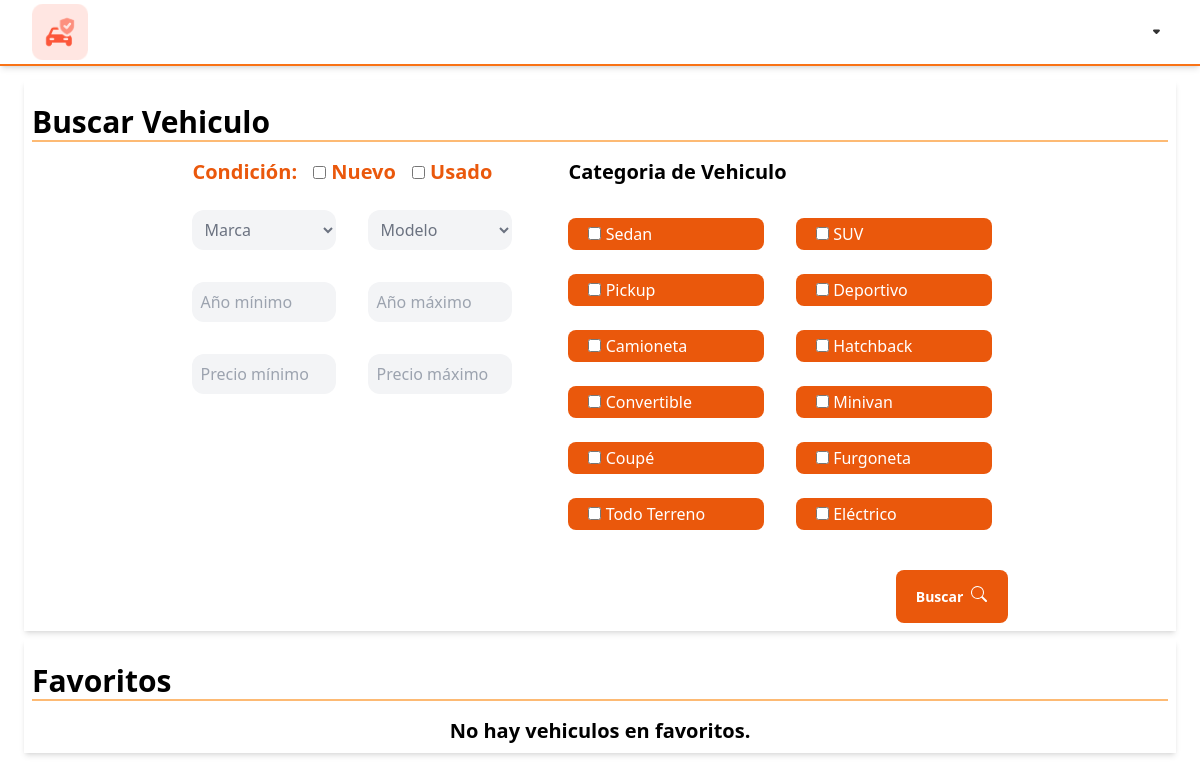
/pages/home.php, run on an earlier commit of the app's database.
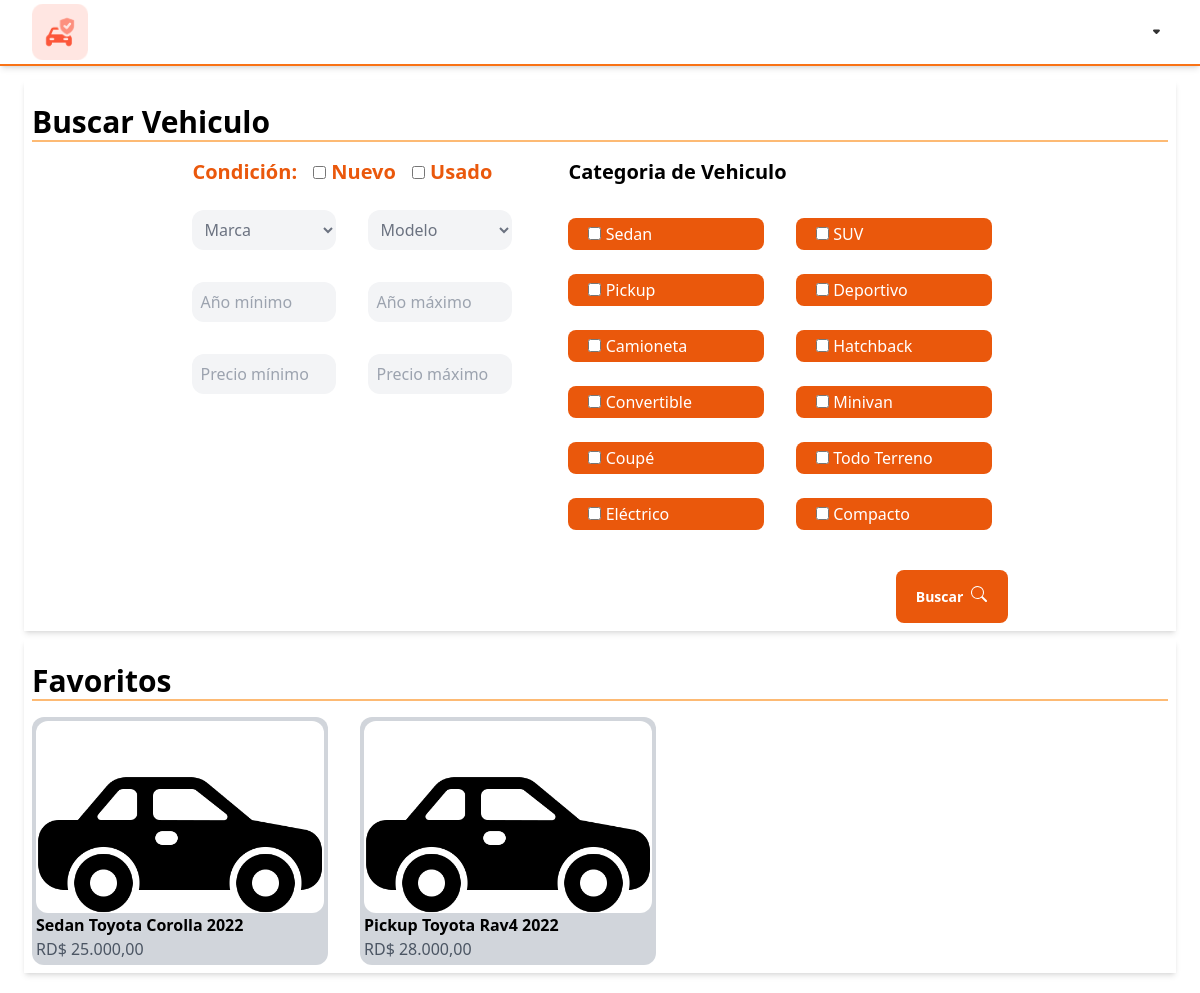
And on a later commit of the database.
### tables this page shows
CREATE TABLE IF NOT EXISTS `vehiculo_categoria` (
  `idVehiculo_Categoria` int NOT NULL AUTO_INCREMENT,
  `nombre_Categoria` varchar(45) NOT NULL,
  PRIMARY KEY (`idVehiculo_Categoria`)
);

CREATE TABLE IF NOT EXISTS `favoritos` (
  `idFavorito` int NOT NULL AUTO_INCREMENT,
  `idUsuario` int DEFAULT NULL,
  `idVehiculo` int DEFAULT NULL,
  PRIMARY KEY (`idFavorito`),
  KEY `idUsuario` (`idUsuario`),
  KEY `idVehiculo` (`idVehiculo`)
);

CREATE TABLE IF NOT EXISTS `vehiculos_marcas` (
  `idVehiculos_Marca` int NOT NULL AUTO_INCREMENT,
  `marca_nombre` varchar(45) NOT NULL,
  PRIMARY KEY (`idVehiculos_Marca`),
  UNIQUE KEY `marca_nombre_UNIQUE` (`marca_nombre`)
);

CREATE TABLE IF NOT EXISTS `vehiculos_modelos` (
  `idVehiculos_Modelos` int NOT NULL AUTO_INCREMENT,
  `Modelo_nombre` varchar(45) NOT NULL,
  `marca` int NOT NULL,
  PRIMARY KEY (`idVehiculos_Modelos`),
  UNIQUE KEY `idVehiculos_Modelos_UNIQUE` (`idVehiculos_Modelos`),
  UNIQUE KEY `Modelo_nombre_UNIQUE` (`Modelo_nombre`),
  KEY `marca` (`marca`)
);

CREATE TABLE IF NOT EXISTS `vehiculos_venta` (
  `idVehiculos_Venta` int NOT NULL AUTO_INCREMENT,
  `precio` float NOT NULL,
  `millage` float NOT NULL,
  `fecha_adquisicion` date NOT NULL,
  `year` varchar(45) NOT NULL,
  `vehiculo_modelo` int DEFAULT NULL,
  `vehiculo_Categoria` int NOT NULL,
  `nuevo` tinyint(1) NOT NULL DEFAULT '1',
  `image` varchar(100) NOT NULL,
  PRIMARY KEY (`idVehiculos_Venta`),
  UNIQUE KEY `vehiculo_modelo_UNIQUE` (`vehiculo_modelo`),
  KEY `categoria_idx` (`vehiculo_Categoria`)
);

### pages/home.php (the view, shortened to what this page needs)
<?php session_start();
require("../php/connection.php");
$categoria = $mysqli->query("SELECT * FROM `vehiculo_categoria`");
$favoritos = $mysqli->query("select * from favoritos left join vehiculos_venta on favoritos.idVehiculo = vehiculos_venta.idVehiculos_Venta left JOIN vehiculos_modelos on idVehiculos_Modelos = vehiculo_modelo  join vehiculos_marcas on vehiculos_modelos.marca = vehiculos_marcas.idVehiculos_Marca join vehiculo_categoria on vehiculos_venta.vehiculo_Categoria = vehiculo_categoria.idVehiculo_Categoria");
?>
<!DOCTYPE html>
<html lang="en">
<head>
    <link href="../css/output.css" rel="stylesheet">
    <link href="../css/input.css" rel="stylesheet">
</head>
<body>
    <div class="w-screen">
        <?php include "./nav.php" ?>
        <form id="cuadro" action="../php/buscar.php" method="post" class="mt-14 p-6 ">
            <div class="p-2 shadow-md ">
                <span class="block text-3xl font-bold my-4  border-b-2 border-orange-300 ">Buscar Vehiculo</span>
                <div class="flex justify-center gap-14">
                    <div class="flex flex-col gap-6 max-w-xs">
                        <div class="flex text-xl font-bold text-orange-600 gap-4 ">
                            Condición:
                            <label>
                                <input type="checkbox" name="condicion[]" value="1"> Nuevo
                            </label>
                            <label>
                                <input type="checkbox" name="condicion[]" value="0"> Usado
                            </label>
                        </div>
                        <div class="grid grid-cols-2 gap-8">
                            <select id="marca" onchange="updateModelos()" name="marca" placeholder="Marca">
                                <option value="" selected>Marca</option>
                            </select>
                            <select id="modelo" name="modelo" placeholder="Modelo">
                                <option value="" selected>Modelo</option>
                            </select>
                            <label>
                                <input type="number" name="anio_min" placeholder="Año mínimo">
                            </label>
                            <label>
                                <input type="number" name="anio_max" placeholder="Año máximo">
                            </label>
                            <label>
                                <input type="number" name="precio_min" placeholder="Precio mínimo">
                            </label>
                            <label>
                                <input type="number" name="precio_max" placeholder="Precio máximo">
                            </label>
                        </div>
                    </div>
                    <div class="flex flex-col gap-8">
                        <span class="text-xl font-bold">Categoria de Vehiculo</span>
                        <div class="grid grid-cols-2 gap-6 gap-x-8 h-80 overflow-scroll pr-4 text-white">
                            <?php
                            if ($categoria) {
                                if ($categoria->num_rows > 0) {
                                    while ($datos = $categoria->fetch_assoc()) {
                            ?>
                                        <label class="bg-orange-600 rounded-lg p-1 ps-5 ">
                                            <input type="checkbox" name="tipo[]" value="<?php echo $datos['idVehiculo_Categoria'] ?>">&nbsp;<?php echo $datos['nombre_Categoria'] ?>
                                        </label>
                            <?php
                                    }
                                }
                            } else {
                                echo "<option >Error executing the query: " . $mysqli->error . "</option>";
                            }
                            ?>
                        </div>
                        <button type="submit" class="self-end flex gap-2 justify-center w-28 py-4 bg-orange-600 rounded-lg text-sm leading-normal font-semibold text-white">
                            <span>Buscar</span>
                            <img src="../svg/search.svg" alt="">
                        </button>
                    </div>
                </div>
            </div>
            <div class="p-2 shadow-md mt-2 ">
                <span class="block text-3xl font-bold my-4 border-b-2 border-orange-300 ">Favoritos</span>
                <div class="flex overflow-x-scroll gap-8 w-full">
                    <?php
                    if ($favoritos) {
                        if ($favoritos->num_rows > 0) {
                            while ($datos = $favoritos->fetch_assoc()) {
                    ?>
                                <a href="./detalle.php?id=<?php echo $datos['idVehiculos_Venta']?>" class="h-fit bg-gray-300 hover:bg-orange-200 rounded-xl p-1">
                                    <div class="w-72 h-48 object-fill rounded-xl bg-white overflow-hidden">
                                        <img src="../pictures/<?php echo is_file("../pictures/carro_" . $datos['idVehiculos_Venta']) ? "carro_" . $datos['idVehiculos_Venta'] : "default.jpg" ?> " alt="">
                                    </div>
                                    <p class="font-bold text-black"><?php echo   $datos['nombre_Categoria'] . " " . $datos['marca_nombre'] . " " . $datos['Modelo_nombre'] . " " . $datos['year']; ?> </p>
                                    <p class="text-gray-600">RD$ <?php echo number_format($datos['precio'], 2, ',', '.'); ?></p>
                            </a>
                    <?php
                            }
                        } else {
                            echo "<div class='w-full  text-center'>
                                    <span class='text-xl font-semibold'>No hay vehiculos en favoritos.</span>
                                </div>";
                        }
                    } else {
                        echo "<tr><td colspan='5'>Error executing the query: " . $mysqli->error . "</td></tr>";
                    }
                    ?>
                </div>
            </div>
        </form>
    </div>
</body>
</html>

### pages/nav.php (shortened to what this page needs)
<div class="flex justify-between w-screen px-4  sx:px-8 py-1 fixed top-0 border-b-2 border-orange-500 bg-white shadow-md">
    <a  href="./home.php" class="w-14">
        <img src="../pictures/auto.png" alt="">
    </a>
    <div id="control-menu" class="flex items-center gap-2 cursor-pointer">
        <div class="block w-6 rotate-180">
            <img src="../svg/arrow.svg" alt="logo" />
        </div>
    </div>
</div>

### css/input.css (style rules this page uses)
textarea,select,input { @apply bg-gray-100; @apply rounded-xl; @apply p-2; @apply text-gray-500; @apply custom-number-input; }
textarea,select,input:not([type="checkbox"],[type="radio"]) { @apply outline-none; @apply w-full; }
a,button { @apply hover:bg-orange-700; }

What changed in the data, as far as the page shows it:
removed vehiculo_categoria: nombre_Categoria "Furgoneta"
now on this page (row unchanged): vehiculo_categoria: nombre_Categoria "Compacto"
added favoritos: vehiculo_categoria.nombre_Categoria "Sedan", vehiculos_marcas.marca_nombre "Toyota", vehiculos_modelos.Modelo_nombre "Corolla", idVehiculo.year "2022", idVehiculo.precio "25.000,00"
added favoritos: vehiculo_categoria.nombre_Categoria "Pickup", vehiculos_marcas.marca_nombre "Toyota", vehiculos_modelos.Modelo_nombre "Rav4", idVehiculo.year "2022", idVehiculo.precio "28.000,00"
Also different on the page:
text no longer shown: "No hay vehiculos en favoritos."
